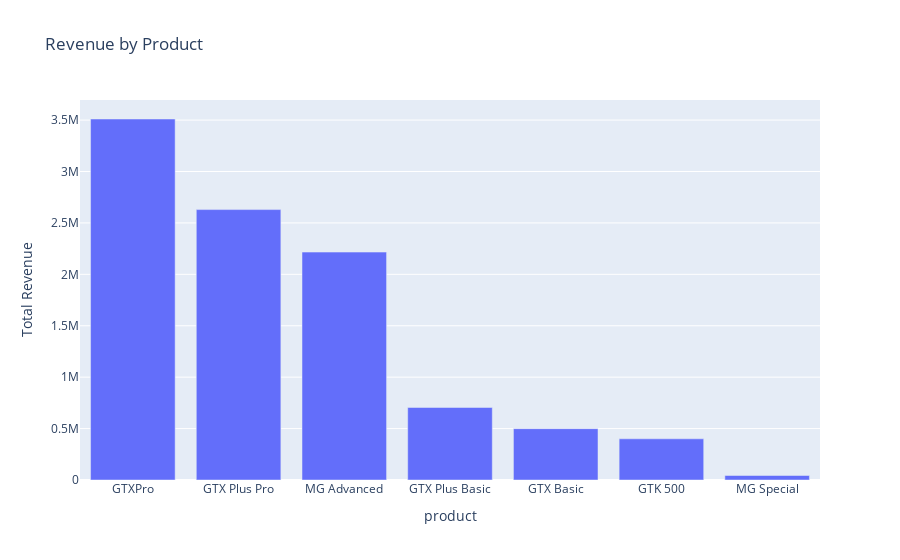

Notebook source saved alongside this figure:
### Code cell
revenue_by_product = df_pipe_agg.groupby('product')['close_value'].sum().sort_values(ascending=False).reset_index()

px.bar(revenue_by_product, x='product', y='close_value', 
       title='Revenue by Product', labels={'close_value': 'Total Revenue'})

### Figure 1 — Plotly figure (JSON) as saved in the notebook; plotly's stock layout.template omitted (floating-point values rounded to 4 significant figures)
{"data": [{"hovertemplate": "product=%{x}<br>Total Revenue=%{y}<extra></extra>", "legendgroup": "", "marker": {"color": "#636efa", "pattern": {"shape": ""}}, "name": "", "orientation": "v", "showlegend": false, "textposition": "auto", "type": "bar", "x": ["GTXPro", "GTX Plus Pro", "MG Advanced", "GTX Plus Basic", "GTX Basic", "GTK 500", "MG Special"], "xaxis": "x", "y": [3511000.0, 2630000.0, 2216000.0, 705300.0, 499300.0, 400600.0, 43770.0], "yaxis": "y"}], "layout": {"barmode": "relative", "legend": {"tracegroupgap": 0}, "title": {"text": "Revenue by Product"}, "xaxis": {"anchor": "y", "domain": [0, 1], "title": {"text": "product"}}, "yaxis": {"anchor": "x", "domain": [0, 1], "title": {"text": "Total Revenue"}}}}
